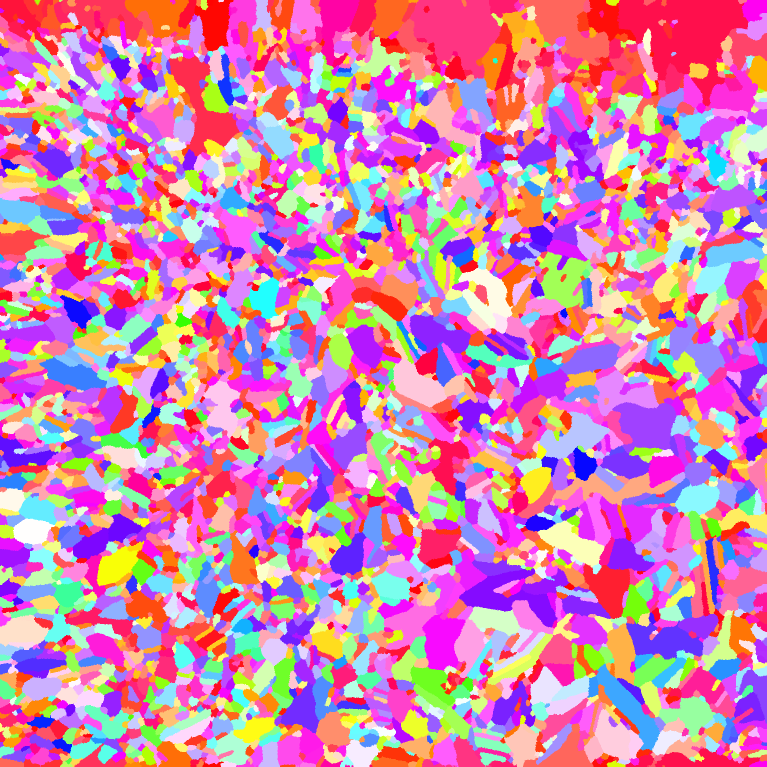
#> input picture data_collection/crystal_orientation_images/K3_No111.tif, 1533 x 1533 px (shown at 1/2 size)
$ python -i common.py   (imports and definitions only)
#> lines starting #> are read from the running program, lines starting #| are printed output that depends on the picture; after the words box and inside, x2 and y2 are one past the last pixel; in counts of white or black regions, pixels touching at a corner belong together
### Common functions ###

def color_sides(img):
    # color sides
    h, w = img.shape[0], img.shape[1]
    for i in range(h):
        img[i, 0] = 255
        img[i, -1] = 255

    for j in range(1, w):
        img[0, j] = 255
        img[-1, j] = 255
    return img

def segmentation(img):
    h, w = img.shape[0], img.shape[1] # Obtain size of image
    end = h - 1
    Grain_number = 1
    # for grayscale and edge image
    if len(img.shape) == 2:
        img = color_sides(img)
    # for color images
    elif len(img.shape) == 3:
        # find edges
        img = cv2.Canny(img, 5, 220)
        img = color_sides(img)
        # dilate edge
        kernel = np.ones((3,3),np.uint8)
        img = cv2.dilate(img, kernel, iterations = 1)
        # erode edge
        kernel = np.ones((3, 3),np.uint8)
        img = cv2.erode(img, kernel, iterations = 1)

    # Change image type to prepare for segmentation and change grain boundary 255 to -1 for later convinience
    img = img.astype(np.int32)
    img[img == 255] = -1

    # Label the first grain to start with
    for i in range(w):
        if img[0][i]== 0:
            img[0][i] = 1
            Grain_number = 1
            break
        else:
            continue

    unique_values = np.unique(img[0][:])

    # Label first row
    for j in range(w):
        if j == 0:   # For the most left pixel
            print(img[0][j])
        else:   # For non most left pixel
            if img[0][j] != -1:   # Determine whether an arbitrary pixel was located insider or outside a crystal grain
                if img[0][j-1] == -1:   # When left pixel is a grain boundary
                    Grain_number += 1
                    img[0][j] = Grain_number
                else:   # When left pixel is not a grain boundary
                    img[0][j] = img[0][j-1]

    # For 2~ rows
    for i in trange(1, h):
        for j in range(w):
            if j == 0:   # For the most left pixel
                if img[i][j] == 0:
                    if img[i-1][j] != -1:
                        img[i][j] = img[i-1][j]
                    else:
                        Grain_number += 1
                        img[i][j] = Grain_number

            else:
                if img[i][j] == 0:
                    candidate = []
                    if (img[i-1][j] == -1) and (img[i][j-1] == -1):
                        Grain_number += 1
                        img[i][j] = Grain_number
                    else:
                        if img[i-1][j] != -1:
                            candidate.append(img[i-1][j])
                        if img[i][j-1] != -1:
                            candidate.append(img[i][j-1])
                        img[i][j] = min(candidate)

    # Correction of mislabeling from bottom right pixel
    num_correction = 0
    for i in trange(end,-1,-1):
        for j in range(end,-1,-1):
            if img[i][j] != -1:
                candidate = [99999]

                if i==end and j==end:
                    if img[i-1][j] != -1:
                        candidate.append(img[i-1][j])
                    if img[i][j-1] != -1:
                        candidate.append(img[i][j-1])

                    if img[i][j] > min(candidate):
                        num_correction += 1
                        img[i][j] = min(candidate)

                elif i==end:
                    if img[i-1][j] != -1:
                        candidate.append(img[i-1][j])
                    if img[i][j-1] != -1:
                        candidate.append(img[i][j-1])
                    if img[i][j+1] != -1:
                        candidate.append(img[i][j+1])

                    if img[i][j] > min(candidate):
                        num_correction += 1
                        img[i][j] = min(candidate)

                elif j==end:
                    if img[i-1][j] != -1:
                        candidate.append(img[i-1][j])
                    if img[i][j-1] != -1:
                        candidate.append(img[i][j-1])
                    if img[i+1][j] != -1:
                        candidate.append(img[i+1][j])

                    if img[i][j] > min(candidate):
                        num_correction += 1
                        img[i][j] = min(candidate)

                else:
                    if img[i-1][j] != -1:
                        candidate.append(img[i-1][j])
                    if img[i+1][j] != -1:
                        candidate.append(img[i+1][j])
                    if img[i][j-1] != -1:
                        candidate.append(img[i][j-1])
                    if img[i][j+1] != -1:
                        candidate.append(img[i][j+1])

                    if img[i][j] > min(candidate):
                        num_correction += 1
                        img[i][j] = min(candidate)

    for i in trange(h*w):
        if num_correction == 0:
            break

        else:
            num_correction = 0

            for i in range(end,-1,-1):
                for j in range(end,-1,-1):
                    if img[i][j] != -1:
                        candidate = [99999]


                        if i==end and j==end:
                            if img[i-1][j] != -1:
                                candidate.append(img[i-1][j])
                            if img[i][j-1] != -1:
                                candidate.append(img[i][j-1])

                            if img[i][j] > min(candidate):
                                num_correction += 1
                                img[i][j] = min(candidate)


                        elif i==end:
                            if img[i-1][j] != -1:
                                candidate.append(img[i-1][j])
                            if img[i][j-1] != -1:
                                candidate.append(img[i][j-1])
                            if img[i][j+1] != -1:
                                candidate.append(img[i][j+1])

                            if img[i][j] > min(candidate):
                                num_correction += 1
                                img[i][j] = min(candidate)


                        elif j==end:
                            if img[i-1][j] != -1:
                                candidate.append(img[i-1][j])
                            if img[i][j-1] != -1:
                                candidate.append(img[i][j-1])
                            if img[i+1][j] != -1:
                                candidate.append(img[i+1][j])

                            if img[i][j] > min(candidate):
                                num_correction += 1
                                img[i][j] = min(candidate)

                        else:
                            if img[i-1][j] != -1:
                                candidate.append(img[i-1][j])
                            if img[i+1][j] != -1:
                                candidate.append(img[i+1][j])
                            if img[i][j-1] != -1:
                                candidate.append(img[i][j-1])
                            if img[i][j+1] != -1:
                                candidate.append(img[i][j+1])

                            if img[i][j] > min(candidate):
                                num_correction += 1
                                img[i][j] = min(candidate)

    return img

# [353 lines left out: functions get_RGB, stereographic2sst, get_representative, remove_outliers, fill_target_color_in_image, randomly_fill_target_color_in_image and 5 more, not called in this run]

import numpy as np
import random
import cv2
from skimage.morphology import skeletonize

# [56 lines left out: functions fill_target_color_with_non_black, skeletonize_original, skeletonize_fill_white, skeletonize_fill_all, not called in this run]

>>> import cv2
>>> picture = cv2.imread('crystal_orientation_images/K3_No111.tif')
#> picture is the input picture: shape (1533, 1533, 3); mean B, G, R 174.3, 130.8, 206.6
>>> result = segmentation(picture)
#> in segmentation, `img = cv2.Canny(img, 5, 220)`:
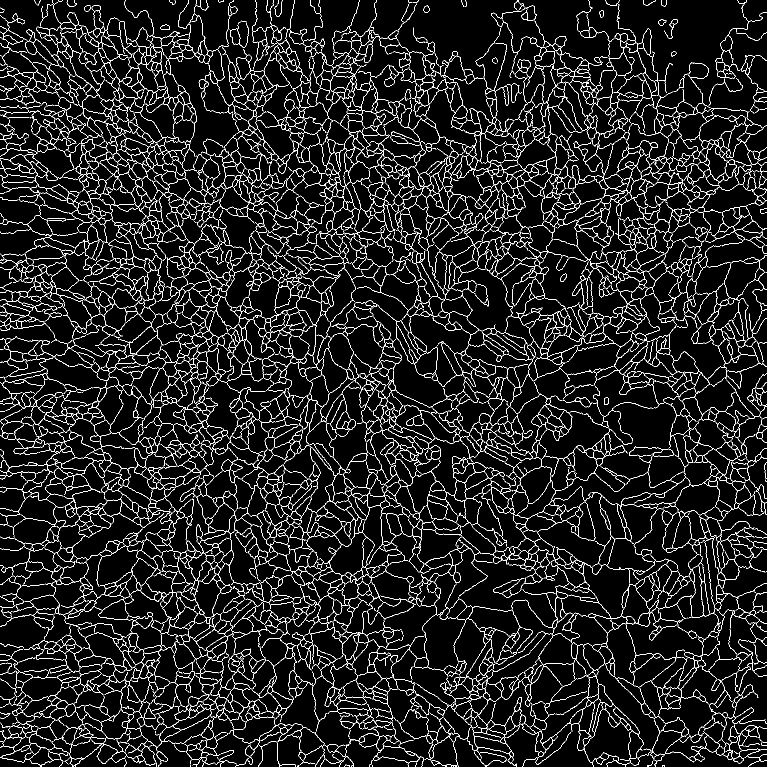
#> img: shape (1533, 1533) (shown at 1/2 size); 8.1% white in thin lines or dots
#> after the loop in color_sides, `for i in range(h):`:
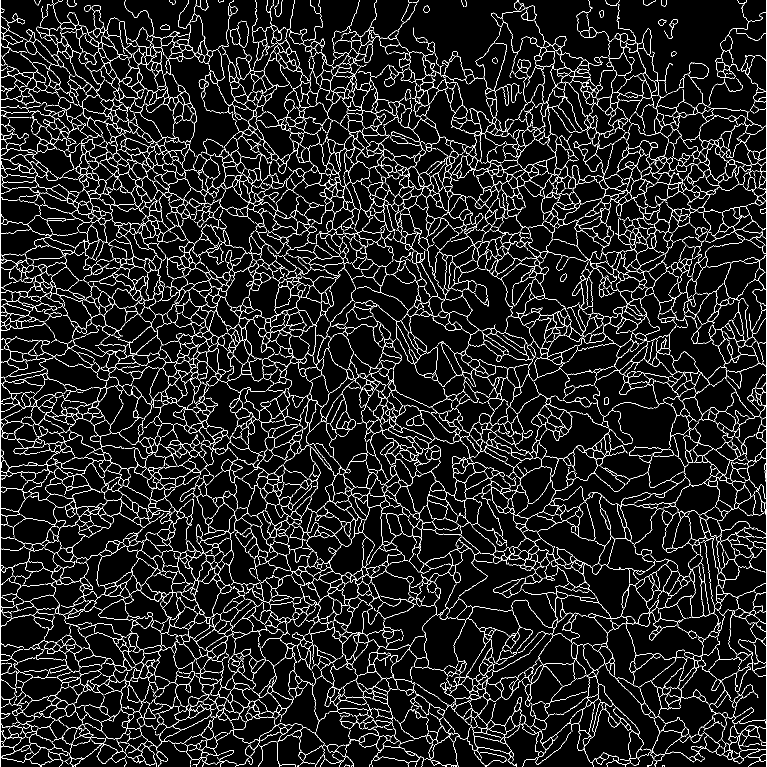
#> img: shape (1533, 1533) (shown at 1/2 size); 8.2% white in thin lines or dots
#> after the loop in color_sides, `for j in range(1, w):`:
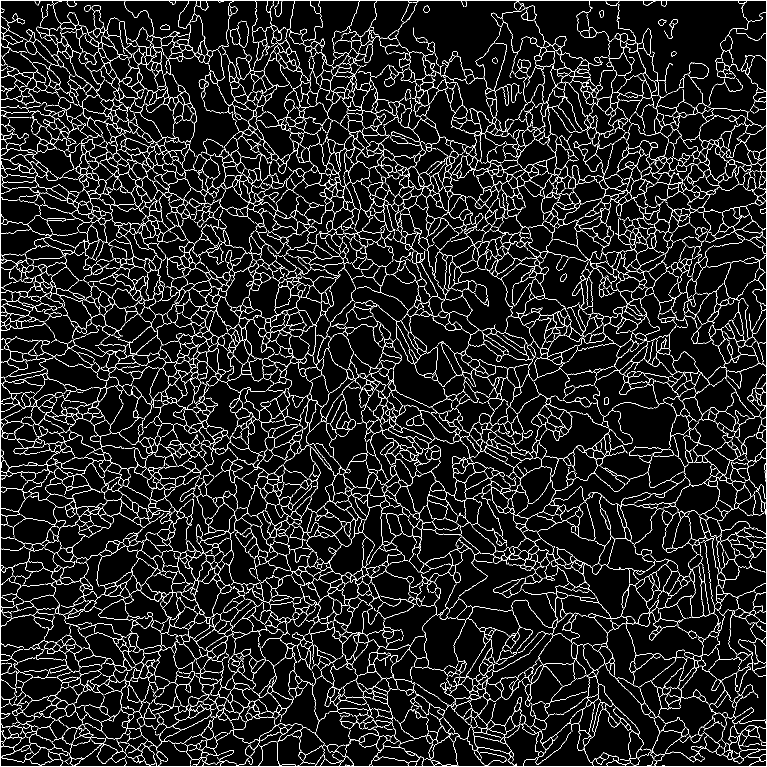
#> img: shape (1533, 1533) (shown at 1/2 size); 8.3% white in thin lines or dots
#> in segmentation, `img = cv2.dilate(img, kernel, iterations = 1)`:
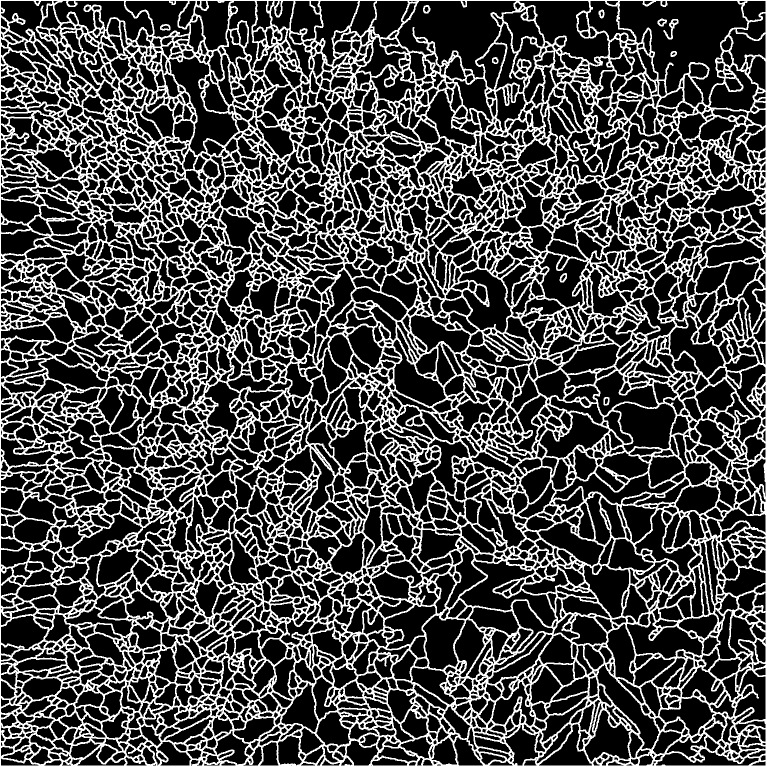
#> img: shape (1533, 1533) (shown at 1/2 size); 28.4% white; 10 white regions, largest, box (x1, y1, x2, y2) and area: (0, 0, 1533, 1533) 667109, (1327, 38, 1357, 79) 353, (320, 48, 341, 61) 162
#> in segmentation, `img = cv2.erode(img, kernel, iterations = 1)`:
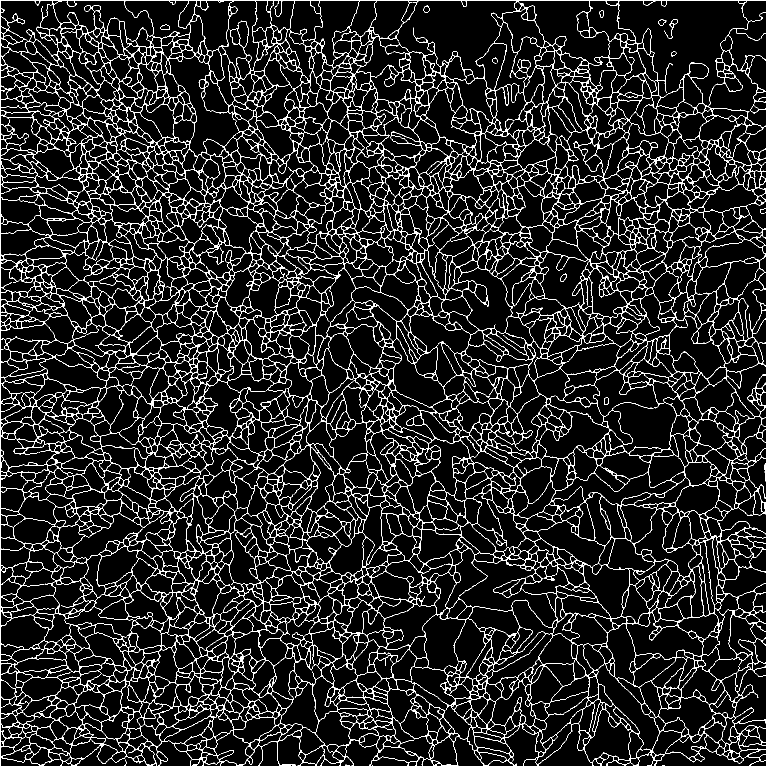
#> img: shape (1533, 1533) (shown at 1/2 size); 9.7% white in thin lines or dots
#> in segmentation, `img = img.astype(np.int32)`: img: shape (1533, 1533) int32; 9.7% white in thin lines or dots
#> in segmentation, `img[img == 255] = -1`:
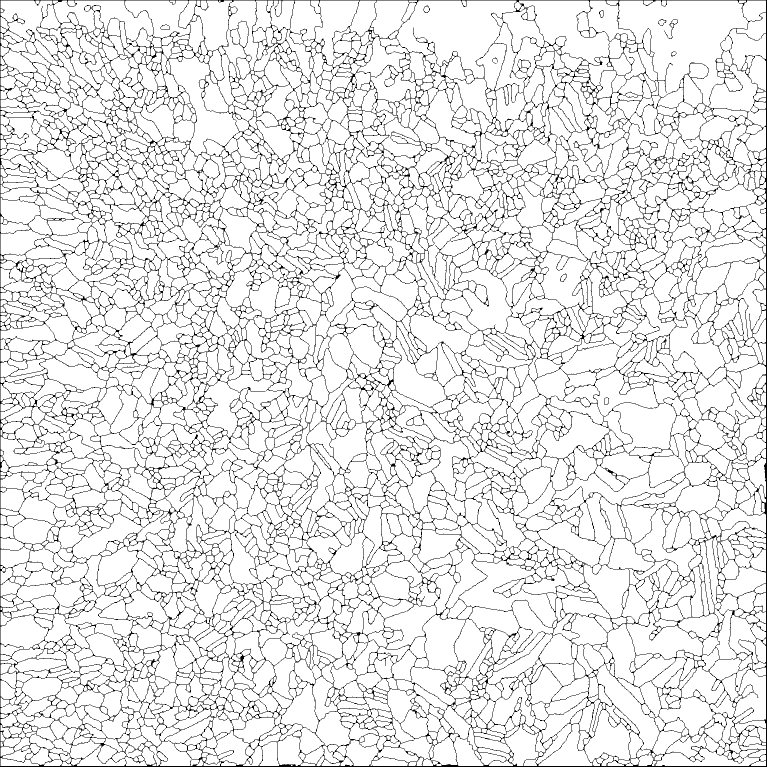
#> img: shape (1533, 1533) int32 (shown at 1/2 size); values -1 (black) and 0 (white), 90.3% white; black in thin lines or dots
#> in segmentation, `unique_values = np.unique(img[0][:])`: unique_values = [-1]
#> the loop in segmentation, `for j in range(w):` made 1533 passes
#| -1
#> after the loop in segmentation, `for j in range(w):`: Grain_number = 1
#> (the run stopped early here; a loop or call above may not have finished)

$ run again, on data_collection/crystal_orientation_images/K3_No91.tif
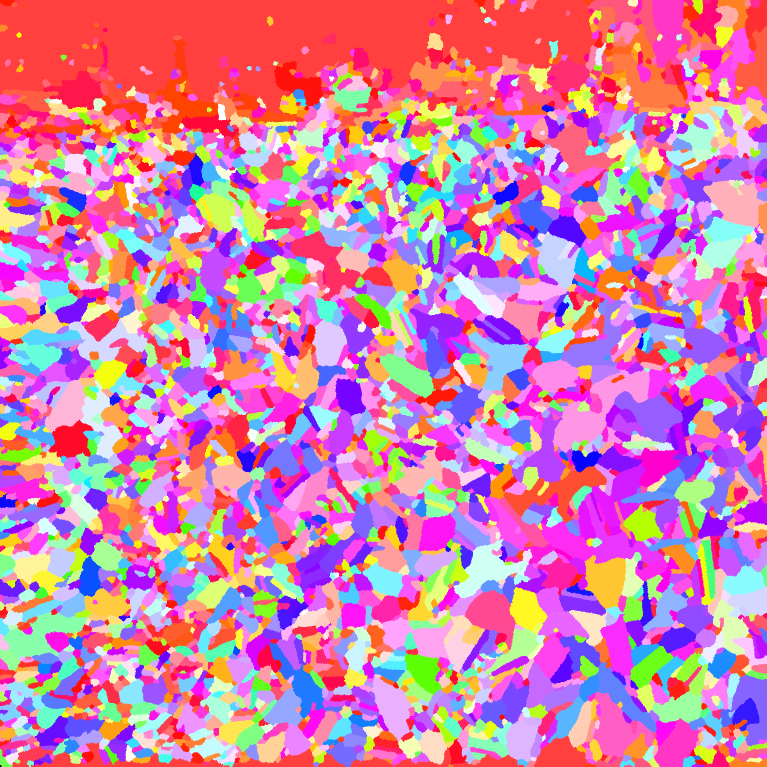
#> input picture data_collection/crystal_orientation_images/K3_No91.tif, 1533 x 1533 px (shown at 1/2 size)
#> picture is the input picture: shape (1533, 1533, 3); mean B, G, R 171.7, 130, 207.6
#> after the loop in color_sides, `for i in range(h):`:
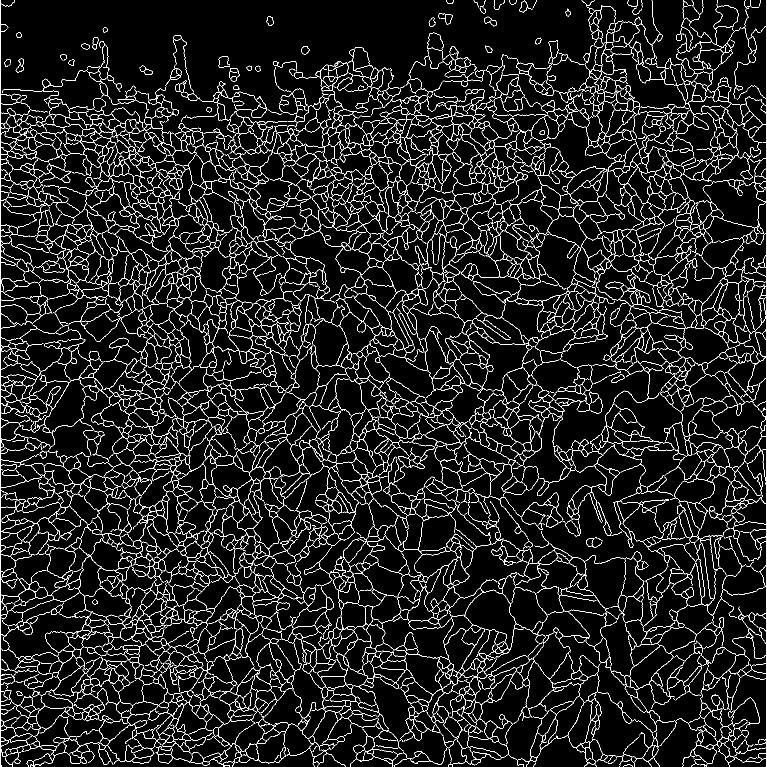
#> img: shape (1533, 1533) (shown at 1/2 size); 7.8% white in thin lines or dots
#> in segmentation, `img[img == 255] = -1`:
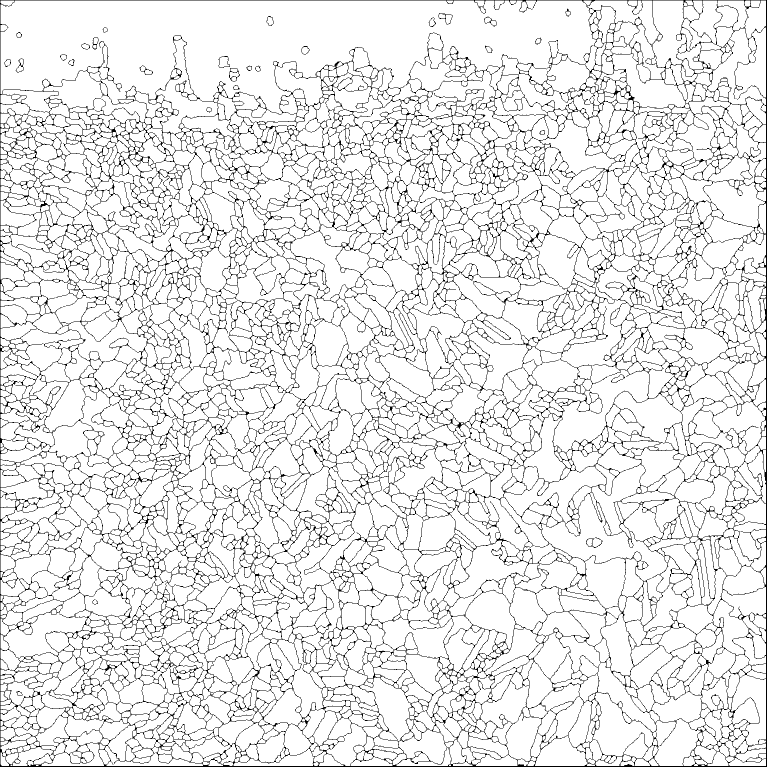
#> img: shape (1533, 1533) int32 (shown at 1/2 size); values -1 (black) and 0 (white), 90.7% white; black in thin lines or dots
#> unique_values = [-1]
#> the loop in segmentation, `for j in range(w):` made 1533 passes
#| -1
#> after the loop in segmentation, `for j in range(w):`: Grain_number = 1
